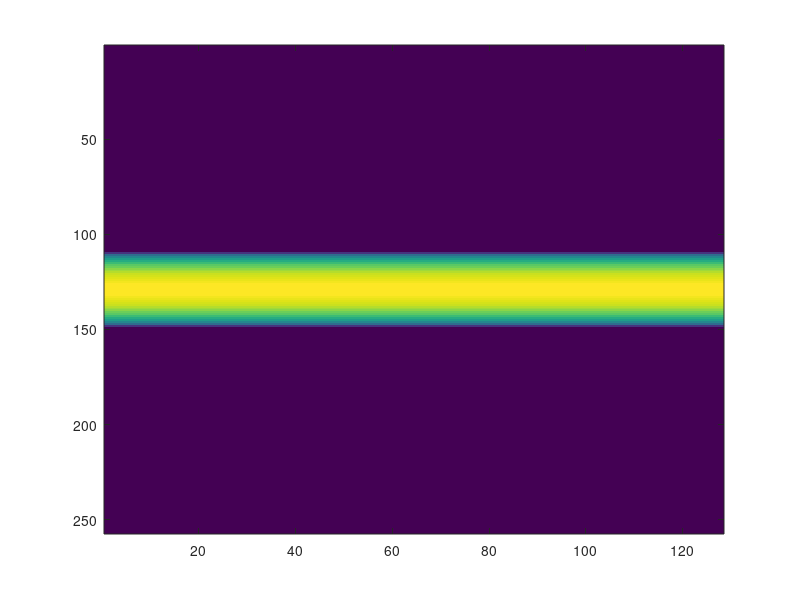

Recreate this plot in MATLAB. (Note: this script raises an error after producing the figure.)
% test of FBP reconstructions in 3D

% TEST 1
% centered ball of radius 'r'

% make singoram
r = 0.15;
sino_ball_func = @(x) 2*(abs(x) < r)*sqrt(r^2 - x^2);

grid = linspace(-1, 1, 257);
sinogram_slice = arrayfun(sino_ball_func, grid);
nphi = 128;
sinogram = squeeze(repmat(sinogram_slice, [1 1 nphi]));
figure, imagesc(sinogram, [min(min(sinogram)), max(max(sinogram))]);
sinogram = sinogram';

% FBP in 2D
start_f = tic();
[nodes, values, jacobian_weights, Fs] = rtft2d(sinogram, 128, 257, 1.0, 2.0, true, 1, true);
recon2d = nfft_reconstruct_2d(1024, nodes, values, jacobian_weights, Fs, verbose_level = 1);
printf("Elapsed time: %f seconds\n", toc(start_f));

% plotting
figure, imagesc(real(recon2d), [min(min(recon2d)), max(max(recon2d))]), colorbar;
figure, plot(linspace(-1,1, 1024), recon2d(:, 512));

% TEST 2
% shifted ball

s_grid_size = 129;
nphi = 128;

s_grid = linspace(-1., 1., s_grid_size);
phi_grid = linspace(0, 2*pi, nphi + 1)(1:end-1);
[PP, SS] = ndgrid(phi_grid, s_grid);

% make singoram
r = 0.15;
shift = [0.0 0.4];
sino_ball_shifted_func = @(phi, s) 2*sqrt(max(0, ...
  r^2-(s-dot(shift, [cos(phi) sin(phi)]))^2));
sinogram = arrayfun(sino_ball_shifted_func, PP, SS);

% FBP in 2D
start_f = tic();
[nodes, values, jacobian_weights, Fs] = rtft2d(sinogram, nphi, s_grid_size, 1.0, 1.0, 1, true);
recon2d = nfft_reconstruct_2d(192, nodes, values, jacobian_weights, Fs);
printf("Elapsed time: %f seconds\n", toc(start_f));

% plotting
figure, imshow(squeeze(recon2d), [0,1]), colorbar, ...
  title(sprintf("shift=[%2.2f %2.2f]", shift(1), shift(2)));
figure, plot(linspace(-1,1, 192), recon2d(:, 117));

